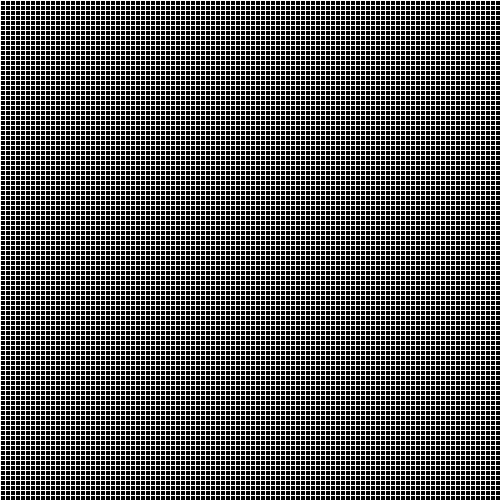
Frame 1 (no input)
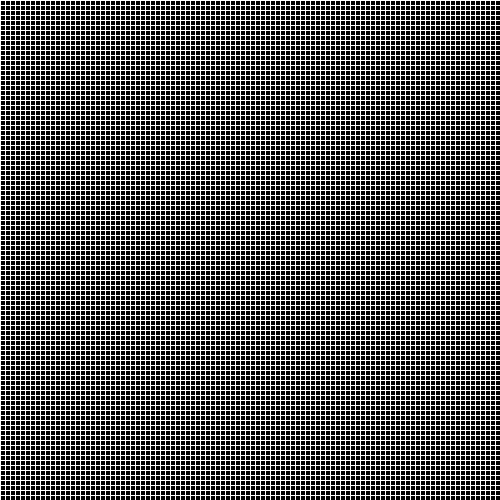
Frame 60 (the mouse pressed at the canvas centre just before this capture)
Frame 120 (the mouse held since frame 60 and released just before this capture): identical to frame 60, image omitted

The Processing sketch that drew these frames (run headless with seeded random() and noise(); from frame 60 on, the mouse is pressed at the canvas centre):

// Processing sketch: five
// ── five.pde
void setup() {
    size(500, 500);
    background(0, 0, 0);
    stroke(255, 255, 255);
}

void draw() {
    for (int i = 0; i < 500; i +=5) {
        line(0, i, 500, i);
        line(i, 0, i, 500);
    }
}
